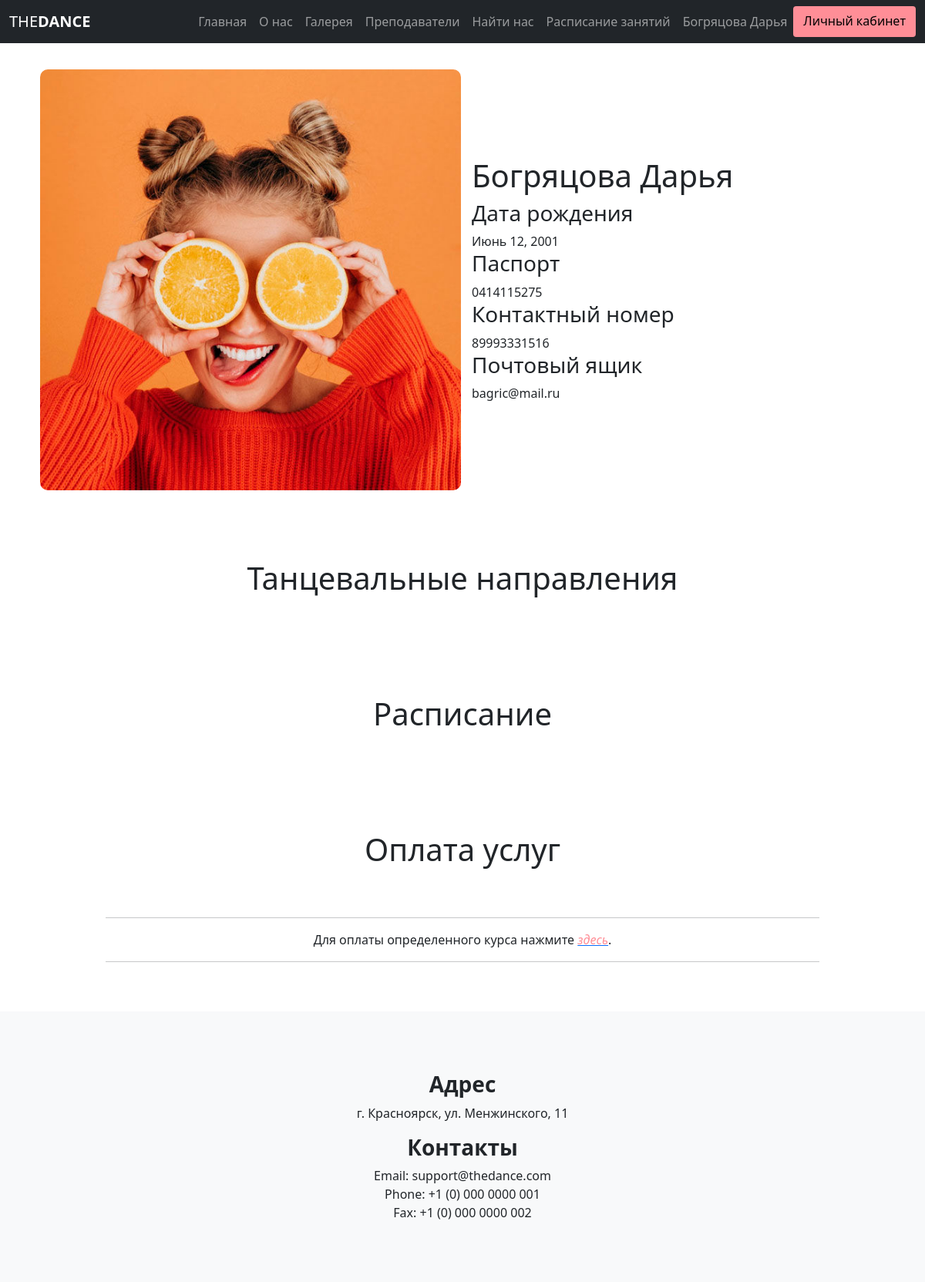
The app's page /client/3, older data.
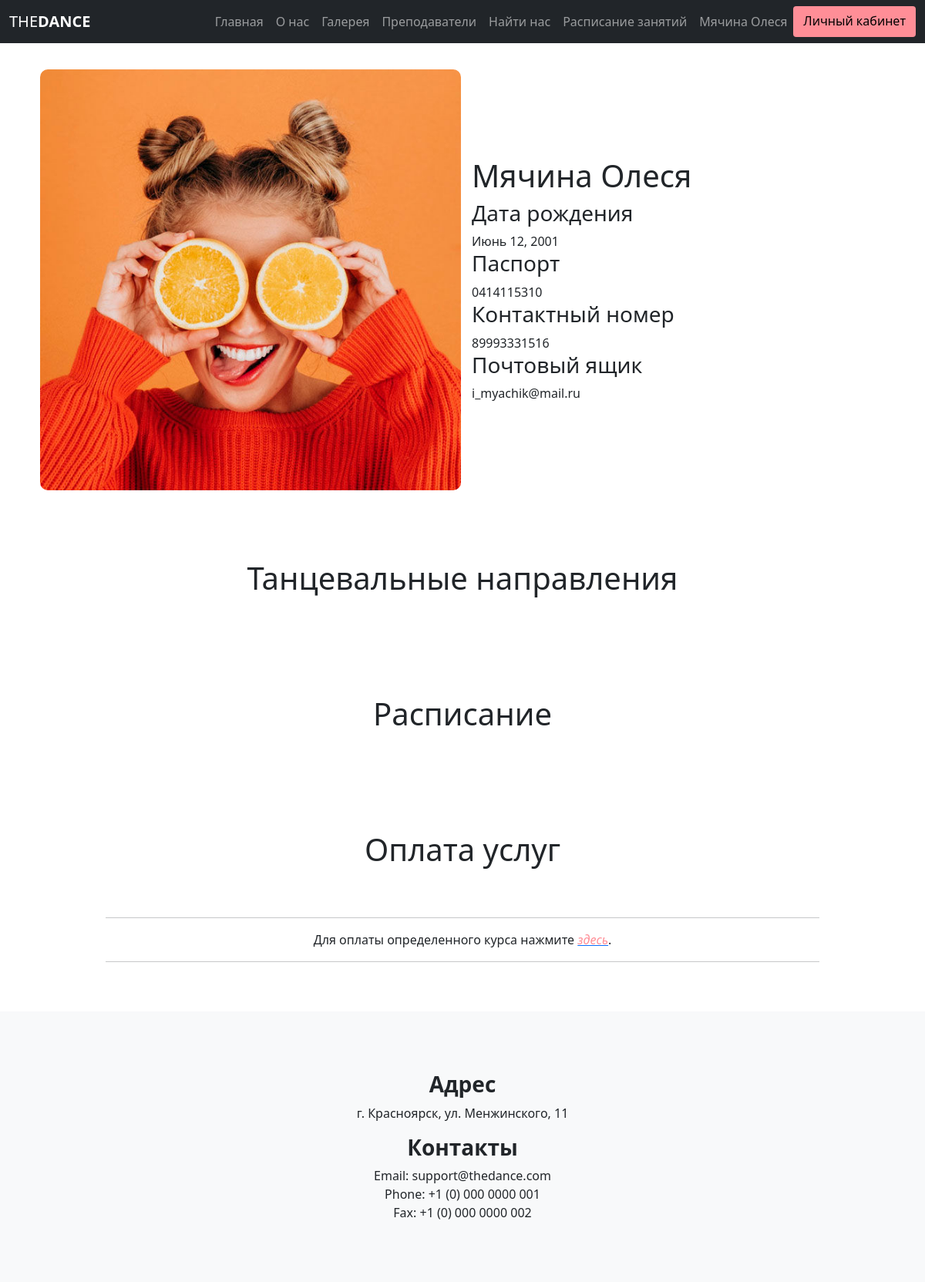
The same page, newer data.
### main/models.py (models this page shows)
class Client(models.Model):
    Name = models.CharField(max_length=150)
    Birthdate = models.DateField()
    Passport = models.CharField(max_length=12)
    Phone = models.CharField(max_length=13)
    Email = models.EmailField()
    Login = models.CharField(max_length=50)
    Password = models.CharField(max_length=24)
    def get_absolute_url(self):
        return reverse('client', kwargs={'id': self.id})

### main/views.py (the view)
# urls.py: path('client/<str:id>', views.client_info, name='client'),
def client_info(request, id):
    lesson = list()
    client = Client.objects.get(id=id)
    courses = Style.objects.filter(clients__id=id)
    for item in courses:
        lesson = (Schedule.objects.filter(Style=item))
    print(lesson)
    return render(request, 'main/client.html', {"user": client, "styles": courses, "lessons": lesson})

### main/templates/main/client.html (shortened to what this page needs)
{% extends 'main/base.html' %}
{% load static %}
{% block content %}
<div class="container m-sm-auto">
    <section class="row align-items-center step">
        <div class="col-sm-12 col-md-6 col-sm-12">
            <div class="item-img">
                <img src="{% static 'img/team2.jpg'%}" alt="Mobirise">
            </div>
        </div>
        <div class="col-sm-12 col-md-6 col-sm-12">
            <div class="text-wrapper">
                <h1 class="col">{{user.Name}}</h1>
                <h3 for="birthdate" class="h3">Дата рождения</h3>
                <span id="birthdate" class="">{{user.Birthdate}}</span>
                <h3 for="passport" class="h3">Паспорт</h3>
                <span id="passport" class="">{{user.Passport}}</span>
                <h3 for="phone" class="h3">Контактный номер</h3>
                <span id="phone" class="">{{user.Phone}}</span>
                <h3 for="email" class="h3">Почтовый ящик</h3>
                <span id="email" class="">{{user.Email}}</span>
            </div>
        </div>
    </section>
    <section id="style" class="row step mb-5">
        <h1 class="h1 text-center mb-5">Танцевальные направления</h1>
    </section>
    <section id="timetable" class="row align-content-center step">
        <h1 class="h1 text-center mb-5">Расписание</h1>
    </section>
    <div class="row justify-content-center mb-5 step" id="payment">
        <h1 class="h1 text-center mb-5">Оплата услуг</h1>
        <div class="col-md-12 col-lg-10">
            <hr class="line">
                <p class="text-center">Для оплаты определенного курса нажмите <a href="https://www.paypal.com/signin?returnUri=https%3A%2F%2Fwww.paypal.com%2Fpaypalme&state=%2Fmy%2Flanding" class="text-primary"><i>здесь</i></a>.</p>
            <hr class="line">
        </div>
    </div>
</div>
{% endblock %}

### main/templates/main/base.html (shortened to what this page needs)
<!doctype html>
{% load static %}
<html lang="ru">
<head>
    <link rel="stylesheet" href="https://cdn.jsdelivr.net/npm/bootstrap@5.0.0-beta3/dist/css/bootstrap.min.css"
>
    <link rel="stylesheet" href="https://cdn.jsdelivr.net/npm/bootstrap-icons@1.4.1/font/bootstrap-icons.css">
    <link rel="stylesheet" href="https://cdn.jsdelivr.net/npm/@fortawesome/fontawesome-free@5.15.3/css/fontawesome.min.css"
>
    <link rel="stylesheet" href="{% static 'css/styles.css'%}">
</head>
<body>
<section id="menu">
    <nav class="navbar navbar-expand-lg navbar-dark fixed-top bg-dark">
        <div class="container-fluid">
            <a class="navbar-brand" href="{% url 'home' %}">THE<strong>DANCE</strong></a>
            <div class="collapse navbar-collapse justify-content-end" id="navbarNav">
                <div class="navbar-nav">
                    <a class="nav-item nav-link" aria-current="page" href="{% url 'home' %}#top">Главная</a>
                    <a class="nav-item nav-link" href="{% url 'home' %}#aboutUs">О нас</a>
                    <a class="nav-item nav-link" href="{% url 'home' %}#gallery">Галерея</a>
                    <a class="nav-item nav-link" href="{% url 'home' %}#team">Преподаватели</a>
                    <a class="nav-item nav-link" href="{% url 'home' %}#footer">Найти нас</a>
                    <a class="nav-item nav-link" href="{% url 'timetable' %}">Расписание занятий</a>
                    <a class="nav-item nav-link" href="{{user.get_absolute_url}}">{{user.Name}}</a>
                    <a class="navbar-dark btn" href="{% url 'login' %}" role="button">Личный кабинет</a>
                </div>
            </div>
        </div>
    </nav>
</section>
<main class="rounded">
    {% block content %}{% endblock %}
</main>
<section class="footer bg-light" id="footer">
    <div class="m-5">
        <h3 class="h3"><strong>Адрес</strong></h3>
        <p>г. Красноярск, ул. Менжинского, 11</p>
        <h3 class="h3"><strong>Контакты</strong></h3>
        <p>
            Email: support@thedance.com <br>
            Phone: +1 (0) 000 0000 001 <br>
            Fax: +1 (0) 000 0000 002
        </p>
    </div>
</section>
</body>
</html>

Row changes from the older to the newer data that the page shows:
changed Client: Name "Богряцова Дарья" → "Мячина Олеся"; Passport "0414115275" → "0414115310"; Email "bagric@mail.ru" → "i_myachik@mail.ru"
